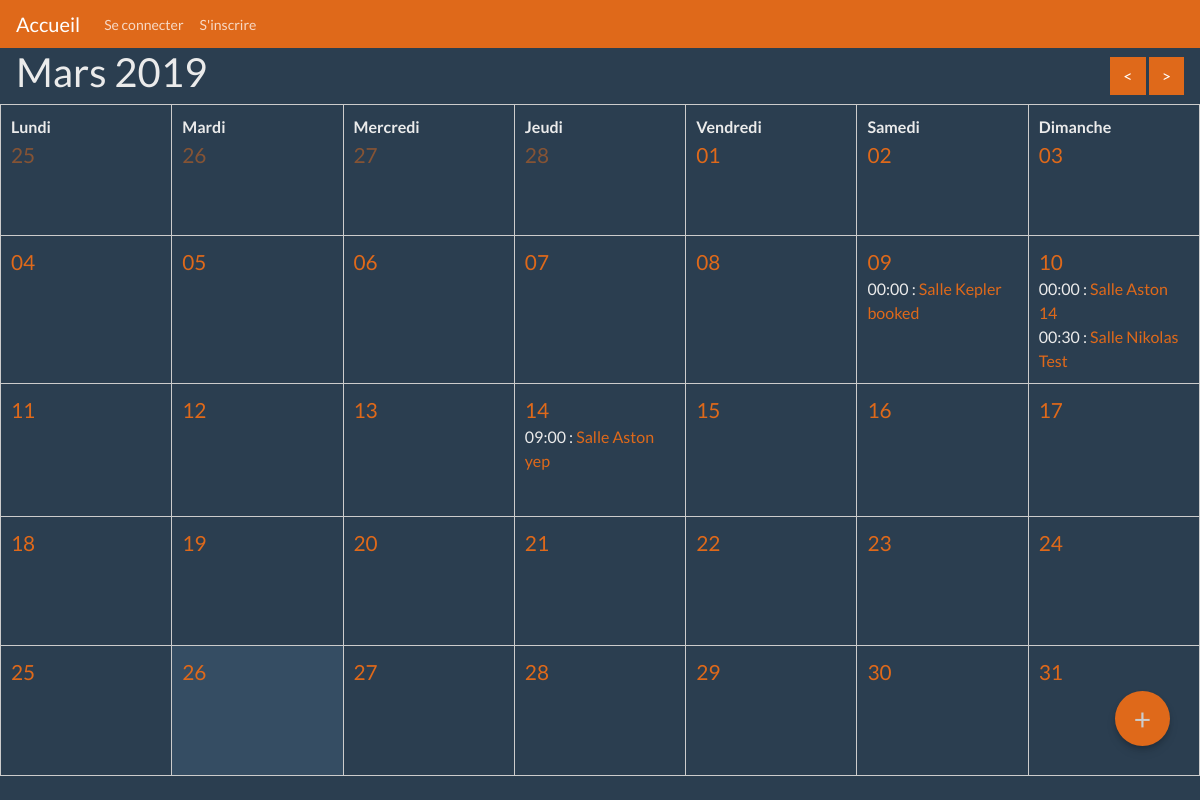
The page /public/calendar.php on the database as committed earlier.
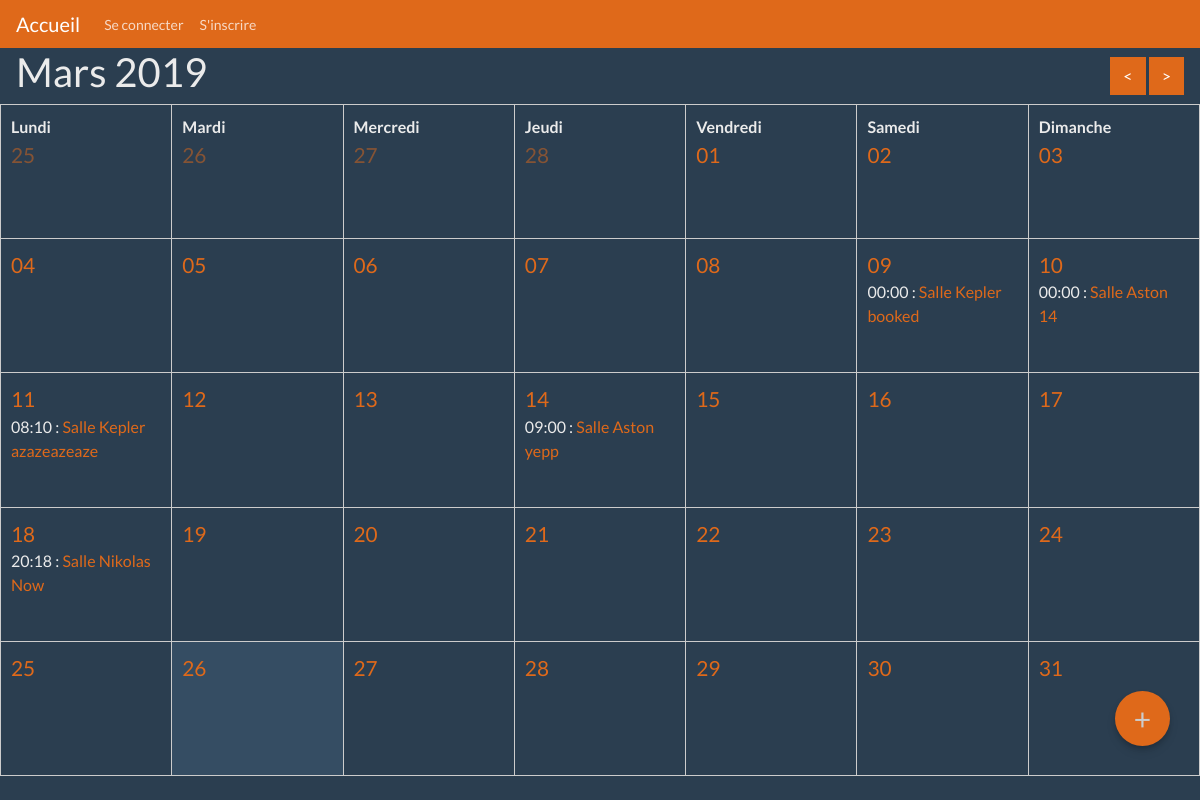
The same page on the database as committed later.
### tables this page shows
CREATE TABLE IF NOT EXISTS `events` (
  `id` int(11) NOT NULL AUTO_INCREMENT,
  `name` varchar(255) NOT NULL DEFAULT 'Réservation en attente',
  `description` text,
  `start` datetime NOT NULL,
  `end` datetime NOT NULL,
  `id_league` int(11) NOT NULL,
  `id_classroom` int(11) NOT NULL,
  PRIMARY KEY (`id`),
  KEY `id_league` (`id_league`),
  KEY `id_classroom` (`id_classroom`)
);

CREATE TABLE IF NOT EXISTS `classrooms` (
  `id` int(11) NOT NULL AUTO_INCREMENT,
  `name` varchar(50) NOT NULL,
  `number_places` int(11) NOT NULL,
  `computerized` tinyint(1) NOT NULL,
  `locked_at` datetime DEFAULT NULL,
  PRIMARY KEY (`id`)
);

### src/calendar/Month.php (called while the page is built, shortened)
<?php
class Month{
    private $months=['Janvier','Février','Mars','Avril','Mai','Juin','Juillet','Août','Septembre','Octobre','Novembre','Decembre'];
    public $month;
    public $year;
    public function __construct(?int $month = null, ?int $year = null){
        if ($month === null || $month <1 || $month >12){
            $month = intval(date('m'));
        }
        if ($year === null){
            $year = intval(date('Y'));
        }
        $this->month = $month;
        $this->year = $year;
    }
    public function getFirstDay(): \Datetime {
        return new \Datetime("{$this->year}-{$this->month}-01");
    }
    public function toString(): string {
        return $this->months[$this->month-1].' '.$this->year;
    }
    public function getWeeks(): int {
        $start = $this->getFirstDay();
        $end = (clone $start)->modify('+1 month -1 day');
        $startWeek = intval($start->format('W'));
        $endWeek = intval($end->format('W'));
        $weeks = $endWeek - $startWeek +1;
        return $weeks;
    }
    public function withinMonth (\Datetime $date): bool {
        return $this->getFirstDay()->format('Y-m') === $date->format('Y-m');
    }
    public function nextMonth(): Month {
        $month = $this->month +1;
        $year = $this->year;
        return new Month($month,$year);
    }
    public function previousMonth(): Month {
        $month = $this->month - 1;
        $year = $this->year;
        return new Month($month,$year);
    }
}
?>

### src/calendar/Events.php (called while the page is built, shortened)
<?php
class Events{
    private $pdo;
    public function __construct(\PDO $pdo){
        $this->pdo = $pdo;
    }
    public function getEventsBetween (\Datetime $start,\Datetime $end): array{
        $sql = "SELECT * FROM events WHERE start BETWEEN '{$start->format('Y-m-d 00:00:00')}' AND '{$end->format('Y-m-d 23:59:59')}' ORDER BY start ASC";
        $statement = $this->pdo->query($sql);
        $result = $statement->fetchAll();
        return $result;
    }
    public function getEventsBetweenByDay (\Datetime $start,\Datetime $end): array{
        $events = $this->getEventsBetween($start, $end);
        $days = [];
        foreach ($events as $event){
            $date = explode (' ', $event['start'])[0];
            if (!isset($days[$date])){
                $days[$date] = [$event];
            } else{
                $days[$date][] = $event;
            }
        }
        return $days;
    }
}
?>

### public/calendar.php (the view)
<?php
    require '../src/bootstrap.php';
    require '../src/calendar/Month.php';
    require '../src/calendar/Events.php';
    $pdo = get_pdo();
    $events = new calendar\Events($pdo);
    $month = new calendar\Month($_GET['month'] ?? null, $_GET['year'] ?? null);
    $firstDay = $month->getFirstDay();
    $firstDay = $firstDay->format('N') === '1'? $firstDay : $month->getFirstDay()->modify('last monday');
    $weeks = $month->getWeeks();
    $end = (clone $firstDay)->modify('+'.(6 + 7* ($weeks-1).' days'));
    $events = $events -> getEventsBetweenByDay($firstDay, $end);
    $req = $pdo->prepare("SELECT * FROM classrooms WHERE id = ?");
    require '../views/header.php';
?>
<div class="calendar">
    <div class="d-flex flex-row align-items-center justify-content-between mx-sm-3">
        <h1><?= $month->toString(); ?></h1>
        <div>
            <a href="calendar.php?month=<?= $month->previousMonth()->month; ?>&year=<?= $month->previousMonth()->year; ?>" class="btn btn-primary">&lt;</a>
            <a href="calendar.php?month=<?= $month->nextMonth()->month; ?>&year=<?= $month->nextMonth()->year; ?>" class="btn btn-primary">&gt;</a>
        </div>
    </div>
    <table class="calendar__table calendar__table--<?= $weeks; ?>weeks">
        <?php for ($i = 0; $i < $weeks; $i++): ?>
            <tr>
                <?php foreach ($month->days as $k => $day):
                    $currentDay = (clone $firstDay)->modify("+". ($k + $i * 7) ."days");
                    $eventsForDay = $events[$currentDay->format('Y-m-d')] ?? [];
                    $isToday = date('Y-m-d') === $currentDay->format('Y-m-d');
                    ?>
                <td class="<?= $month->withinMonth($currentDay) ? '' : 'calendar__othermonth'; ?> <?= $isToday ? 'is-today' : ''; ?>">
                    <?php if ($i === 0):?>
                        <div class="calendar__weekday"><?= $day; ?></div>
                    <?php endif; ?>
                    <a class="calendar__day" href="addEvent.php?date=<?= $currentDay->format("Y-m-d"); ?>"><?= $currentDay->format("d"); ?></a>
                    <?php foreach ($eventsForDay as $event): ?>
                        <?php $req->execute([$event['id_classroom']]); $classroom = $req->fetch(); ?>
                        <div class="calendar__event">
                            <?= (new Datetime ($event['start']))->format('H:i') ?> : <a href="editEvent.php?id=<?= $event['id']; ?>">Salle <?= $classroom['name']?><br><?= $event['name']; ?></a>
                        </div>
                    <?php endforeach; ?>
                </td>
                <?php endforeach; ?>
            </tr>
        <?php endfor; ?>
    </table>
    <a href="addEvent.php" class="calendar__button">+</a>
</div>
<?php require '../views/footer.php'; ?>

### views/header.php (shortened to what this page needs)
<!Doctype html>
<html>
    <head>
        <link rel="stylesheet" href="https://bootswatch.com/4/superhero/bootstrap.css">
        <link rel="stylesheet" href="https://use.fontawesome.com/releases/v5.7.2/css/all.css">
        <link rel="stylesheet" href="css/calendar.css">
        <link rel="stylesheet" href="css/style.css">
    </head>
    <body>
        <nav class="navbar navbar-expand-lg navbar-dark bg-primary">
            <a class="navbar-brand" href="index.php">Accueil</a>
            <div class="collapse navbar-collapse" id="navbarColor01">
                <ul class="navbar-nav mr-auto">
                    <?php if (isset($_SESSION['auth'])): ?>
                        <li class="nav-item">
                            <a class="nav-link" href="account.php">Mon compte</a>
                        </li>
                        <li class="nav-item">
                            <a class="nav-link" href="calendar.php">Calendrier</a>
                        </li>
                        <li class="nav-item">
                            <a class="nav-link" href="classroom.php">Salles de classe</a>
                        </li>
                        <li class="nav-item">
                            <a class="nav-link" href="logout.php">Se déconnecter</a>
                        </li>
                    <?php else: ?>
                        <li class="nav-item">
                            <a class="nav-link" href="login.php">Se connecter</a>
                        </li>
                        <li class="nav-item">
                            <a class="nav-link" href="register.php">S'inscrire</a>
                        </li>
                    <?php endif; ?>
                </ul>
            </div>
        </nav>

### public/css/calendar.css (style rules this page uses)
.calendar { position: relative; }
.calendar__table { width: 100%; height: calc(100vh - 128px); }
.calendar__table td { padding: 10px; border: 1px solid #ccc; vertical-align: top; width: 10%; height: 20%; }
.calendar__table td.is-today { background-color: #354d63; }
.calendar__weekday { font-weight: bold; }
.calendar__othermonth .calendar__day { opacity: 0.5; }
.calendar__day { font-size: 1.3em; }
.calendar__button { display: block; width: 55px; height: 55px; line-height: 55px; text-align: center; color: #ccc; font-size: 30px; background-color: #df691a; border-radius: 50%; box-shadow: 0 6px 10px 0 #0000001a, 0 3px 5px -1px #0003; position: absolute; bottom: 30px; right: 30px; text-decoration: none; transition: transform 0.3s; }

Rows that differ between the two databases and show on the page:
removed events: start "00:30", id_classroom.name "Nikolas", name "Test", shown under "10"
added events: start "08:10", id_classroom.name "Kepler", name "azazeazeaze", shown under "11"
changed events: name "yep" → "yepp"
added events: start "20:18", id_classroom.name "Nikolas", name "Now", shown under "18"
